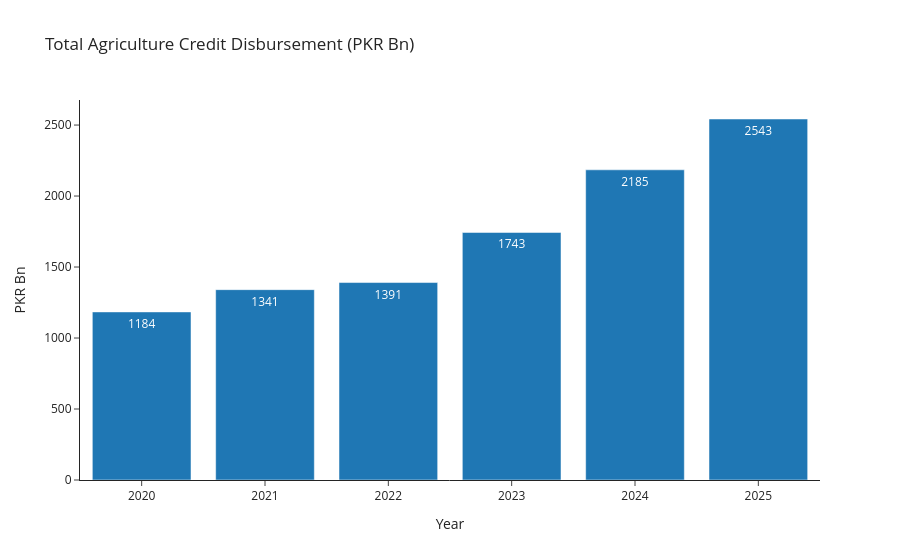

The notebook cell saved with this chart:
### Markdown cell above
### Q1. How large is the market?

### Code cell
# Q1. Market size: total agri disbursement each year
yearly = bank_raw_df.groupby("Year", as_index=False)[disb_col].sum()

fig = px.bar(
    yearly,
    x="Year",
    y=disb_col,
    text_auto=".0f",
    title="Total Agriculture Credit Disbursement (PKR Bn)",
    labels={disb_col: "PKR Bn"}
)
fig.show()

### Figure 1 — Plotly figure (JSON) as saved in the notebook; plotly's stock layout.template omitted (floating-point values rounded to 4 significant figures)
{"data": [{"hovertemplate": "Year=%{x}<br>PKR Bn=%{y}<extra></extra>", "legendgroup": "", "marker": {"color": "#1F77B4", "pattern": {"shape": ""}}, "name": "", "orientation": "v", "showlegend": false, "textposition": "auto", "texttemplate": "%{y:.0f}", "type": "bar", "x": [2020, 2021, 2022, 2023, 2024, 2025], "xaxis": "x", "y": [1184.0, 1341.0, 1391.0, 1743.0, 2185.0, 2543.0], "yaxis": "y"}], "layout": {"barmode": "relative", "legend": {"tracegroupgap": 0}, "title": {"text": "Total Agriculture Credit Disbursement (PKR Bn)"}, "xaxis": {"anchor": "y", "domain": [0, 1], "title": {"text": "Year"}}, "yaxis": {"anchor": "x", "domain": [0, 1], "title": {"text": "PKR Bn"}}}}
